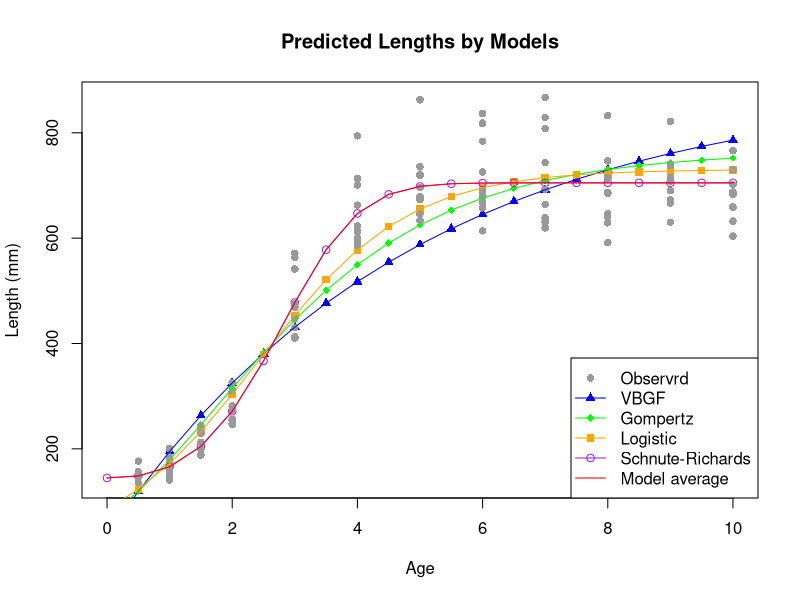

The R source for this figure:
## ---- chunk 1
setwd("C:/Users/dan91/Rstudio/statistic-in-ecology/stat_data")
corvina <- read.csv("HW_data2.csv")
age <- corvina$Age
length <- corvina$Length
## ---- chunk 2
#same as last week
nll_vbgf <- function(par, age, length){
  Lmax <- par[1]
  K <- par[2]
  t0 <- par[3]
  sigma <- par[4]
  
  L <- Lmax * (1 - exp(-K * (age - t0)))
  L[L <= 0] <- 1e-6
  
  n <- length(length)
  nll_value <- n * log(sigma) + sum((log(length) - log(L)) ^ 2) / (2 * sigma ^ 2)
  
  return(nll_value)
}

init_vbgf  <- c(680, 0.2, 0, 0.1)
lower_vbgf <- c(10, 0.001, -10, 0.0001)
upper_vbgf <- c(1000, 1, 10, 10)

fit_vbgf <- optim(par = init_vbgf, fn = nll_vbgf, age = age, length = length, 
                  method = "L-BFGS-B", lower = lower_vbgf, upper = upper_vbgf)

cat("NLL of VGBF = ", fit_vbgf$value, 
    "\nL∞ = ", fit_vbgf$par[1], "\nK = ", fit_vbgf$par[2], 
    "\nt0 = ", fit_vbgf$par[3], "\nσ ^ 2 = ", fit_vbgf$par[4] ^ 2)
## ---- chunk 3
nll_gom <- function(par, age, length){
  Lmax <- par[1]
  k2 <- par[2]
  t0 <- par[3]
  sigma <- par[4]
  
  L <- Lmax * exp(-exp(-k2 * (age - t0)))
  L[L <= 0] <- 1e-6
  
  n <- length(length)
  nll_value <- n * log(sigma) + sum((log(length) - log(L)) ^ 2) / (2 * sigma ^ 2)
  
  return(nll_value)
}

init_gom  <- c(850, 0.5, 0, 0.1)
lower_gom <- c(120, 0.01, -5, 0.001)
upper_gom <- c(880, 5, 5, 1)

fit_gom <- optim(par = init_gom, fn = nll_gom, age = age, length = length, 
                 method = "L-BFGS-B", lower = lower_gom, upper = upper_gom)

cat("NLL of Gompertz = ", fit_gom$value, 
    "\nL∞ = ", fit_gom$par[1], "\nk2 = ", fit_gom$par[2], 
    "\nt0 = ", fit_gom$par[3], "\nσ ^ 2 = ", fit_gom$par[4] ^ 2)
## ---- chunk 4
nll_log <- function(par, age, length){
  Lmax <- par[1]
  k3 <- par[2]
  t3 <- par[3]
  sigma <- par[4]
  
  L <- Lmax / (1 + exp(-k3 * (age - t3)))
  L[L <= 0] <- 1e-6
  
  n <- length(length)
  nll_value <- n * log(sigma) + sum((log(length) - log(L)) ^ 2) / (2 * sigma ^ 2)
  
  return(nll_value)
}

init_log  <- c(850, 0.5, 1, 0.1)
lower_log <- c(120, 0.01, -5, 0.001)
upper_log <- c(880, 5, 5, 1)

fit_log <- optim(par = init_log, fn = nll_log, age = age, length = length, 
                 method = "L-BFGS-B", lower = lower_log, upper = upper_log)

cat("NLL of Logistic Growth Function = ", fit_log$value, 
    "\nL∞ = ", fit_log$par[1], "\nk3 = ", fit_log$par[2], 
    "\nt3 = ", fit_log$par[3], "\nσ ^ 2 = ", fit_log$par[4] ^ 2)
## ---- chunk 5
nll_sch <- function(par, age, length){
  Lmax <- par[1]
  a <- par[2]
  k4 <- par[3]
  c <- par[4]
  b <- par[5]
  sigma <- par[6]
  
  L <- Lmax * (1 + a * exp(-k4 * age ^ c)) ^ (1 / b)
  L[L <= 0] <- 1e-6
  
  n <- length(length)
  nll_value <- n * log(sigma) + sum((log(length) - log(L)) ^ 2) / (2 * sigma ^ 2)
  
  return(nll_value)
}

init_sch <- c(705, 0.25, 0.1, 2.5, -0.15, 0.1)
lower_sch <- c(680, 0.01, 0.01, 0.1, -2, 0.001)
upper_sch <- c(1300, 10, 1, 5, 5, 1)

fit_sch <- optim(par = init_sch, fn = nll_sch, age = age, length = length, 
                 method = "L-BFGS-B", lower = lower_sch, upper = upper_sch)

cat("NLL of Schnute-Richards = ", fit_sch$value, 
    "\nL∞ = ", fit_sch$par[1], "\na = ", fit_sch$par[2],  
    "\nk = ", fit_sch$par[3], "\nc = ", fit_sch$par[4],
    "\nb = ", fit_sch$par[5], "\nσ ^ 2 = ", fit_sch$par[6] ^ 2)
## ---- chunk 6
Lmax_vbgf_range <- seq(from = fit_vbgf$par[1] - 50,
                  to   = fit_vbgf$par[1] + 100, #set up the testing range
                  length.out = 100) #generate 100 numbers between the range

nll_vbgf_min <- fit_vbgf$value #save the most fitted NLL as the minimum NLL

Lmax_vbgf_profile_nll <- numeric(length(Lmax_vbgf_range)) #generate a empty numeric to save the results

for(i in seq_along(Lmax_vbgf_range)) {
  Lmax_vbgf_fixed <- Lmax_vbgf_range[i] #for each value in the testing range
  
  nll_vbgf_partial <- function(par){ #calculate the NLL
    K <- par[1]; t0 <- par[2]; sigma <- par[3]
    L_hat <- Lmax_vbgf_fixed * (1 - exp(-K * (age - t0)))
    L_hat[L_hat <= 0] <- 1e-6
    n <- length(length)
    n * log(sigma) + sum((log(length) - log(L_hat))^2) / (2 * sigma^2)
  }
  
  fit_vbgf_partial <- optim(par = fit_vbgf$par[2:4],
                       fn = nll_vbgf_partial,
                       method = "L-BFGS-B",
                       lower = lower_vbgf[2:4],
                       upper = upper_vbgf[2:4])
  
  Lmax_vbgf_profile_nll[i] <- fit_vbgf_partial$value
}

delta_vbgf_nll <- Lmax_vbgf_profile_nll - nll_vbgf_min #calculate the difference between each testing value and minimum

ci_vbgf_idx <- which(delta_vbgf_nll <= 1.92) #find out the value which are <= 1.92

ci_vbgf <- range(Lmax_vbgf_range[ci_vbgf_idx]) #find out the range

cat("VBGF L∞ = ", fit_vbgf$par[1], "\n95% CI: ", ci_vbgf[1], "to", ci_vbgf[2], "\n")
## ---- chunk 7
#much the same as above
Lmax_gom_range <- seq(from = fit_gom$par[1] - 50,
                      to   = fit_gom$par[1] + 100,
                      length.out = 100)

nll_gom_min <- fit_gom$value
Lmax_gom_profile_nll <- numeric(length(Lmax_gom_range))

for(i in seq_along(Lmax_gom_range)) {
  Lmax_gom_fixed <- Lmax_gom_range[i]
  
  nll_gom_partial <- function(par){
    k2 <- par[1]; t0 <- par[2]; sigma <- par[3]
    L_hat <- Lmax_gom_fixed * exp(-exp(-k2 * (age - t0)))
    L_hat[L_hat <= 0] <- 1e-6
    n <- length(length)
    n * log(sigma) + sum((log(length) - log(L_hat))^2) / (2 * sigma^2)
  }
  
  fit_gom_partial <- optim(par = fit_gom$par[2:4],
                           fn = nll_gom_partial,
                           method = "L-BFGS-B",
                           lower = lower_gom[2:4],
                           upper = upper_gom[2:4])
  
  Lmax_gom_profile_nll[i] <- fit_gom_partial$value
}

delta_gom_nll <- Lmax_gom_profile_nll - nll_gom_min
ci_gom_idx <- which(delta_gom_nll <= 1.92)
ci_gom <- range(Lmax_gom_range[ci_gom_idx])

cat("Gompertz L∞ = ", fit_gom$par[1], "\n95% CI: ", ci_gom[1], "to", ci_gom[2], "\n")
## ---- chunk 8
Lmax_log_range <- seq(from = fit_log$par[1] - 50,
                      to   = fit_log$par[1] + 100,
                      length.out = 100)

nll_log_min <- fit_log$value
Lmax_log_profile_nll <- numeric(length(Lmax_log_range))

for(i in seq_along(Lmax_log_range)) {
  Lmax_log_fixed <- Lmax_log_range[i]
  
  nll_log_partial <- function(par){
    k3 <- par[1]; t3 <- par[2]; sigma <- par[3]
    L_hat <- Lmax_log_fixed / (1 + exp(-k3 * (age - t3)))
    L_hat[L_hat <= 0] <- 1e-6
    n <- length(length)
    n * log(sigma) + sum((log(length) - log(L_hat))^2) / (2 * sigma^2)
  }
  
  fit_log_partial <- optim(par = fit_log$par[2:4],
                           fn = nll_log_partial,
                           method = "L-BFGS-B",
                           lower = lower_log[2:4],
                           upper = upper_log[2:4])
  
  Lmax_log_profile_nll[i] <- fit_log_partial$value
}

delta_log_nll <- Lmax_log_profile_nll - nll_log_min
ci_log_idx <- which(delta_log_nll <= 1.92)
ci_log <- range(Lmax_log_range[ci_log_idx])

cat("Logistic L∞ = ", fit_log$par[1], "\n95% CI: ", ci_log[1], "to", ci_log[2], "\n")
## ---- chunk 9
Lmax_sch_range <- seq(from = fit_sch$par[1] - 50,
                      to   = fit_sch$par[1] + 100,
                      length.out = 100)

nll_sch_min <- fit_sch$value
Lmax_sch_profile_nll <- numeric(length(Lmax_sch_range))

for(i in seq_along(Lmax_sch_range)) {
  Lmax_sch_fixed <- Lmax_sch_range[i]
  
  nll_sch_partial <- function(par){
    a <- par[1]; k <- par[2]; c <- par[3]; b <- par[4]; sigma <- par[5]
    L_hat <- Lmax_sch_fixed * (1 + a * exp(-k * age^c))^(1 / b)
    L_hat[L_hat <= 0] <- 1e-6
    n <- length(length)
    n * log(sigma) + sum((log(length) - log(L_hat))^2) / (2 * sigma^2)
  }
  
  fit_sch_partial <- optim(par = fit_sch$par[2:6],
                           fn = nll_sch_partial,
                           method = "L-BFGS-B",
                           lower = lower_sch[2:6],
                           upper = upper_sch[2:6])
  
  Lmax_sch_profile_nll[i] <- fit_sch_partial$value
}

delta_sch_nll <- Lmax_sch_profile_nll - nll_sch_min
ci_sch_idx <- which(delta_sch_nll <= 1.92)
ci_sch <- range(Lmax_sch_range[ci_sch_idx])

cat("Schnute-Richards L∞ = ", fit_sch$par[1], "\n95% CI: ", ci_sch[1], "to", ci_sch[2], "\n")
## ---- chunk 10
#comparing the results
results_Lmax_CI <- data.frame(
  Model = c("VBGF", "Gompertz", "Logistic", "Schnute-Richards"),
  L_max = c(fit_vbgf$par[1],
            fit_gom$par[1],
            fit_log$par[1],
            fit_sch$par[1]),
  CI_lower = c(ci_vbgf[1],
               ci_gom[1],
               ci_log[1],
               ci_sch[1]),
  CI_upper = c(ci_vbgf[2],
               ci_gom[2],
               ci_log[2],
               ci_sch[2])
)

print(results_Lmax_CI)
## ---- chunk 11
n <- length(length)
#number of each model's parameters
p_vbgf <- 4
p_gom <- 4
p_log <- 4
p_sch <- 6
## ---- chunk 12
aic_vbgf <- 2 * p_vbgf + 2 * fit_vbgf$value
aic_gom  <- 2 * p_gom  + 2 * fit_gom$value
aic_log  <- 2 * p_log  + 2 * fit_log$value
aic_sch  <- 2 * p_sch  + 2 * fit_sch$value
## ---- chunk 13
aicc_vbgf <- aic_vbgf + (2 * p_vbgf * (p_vbgf + 1)) / (n - p_vbgf - 1)
aicc_gom  <- aic_gom  + (2 * p_gom  * (p_gom  + 1)) / (n - p_gom  - 1)
aicc_log  <- aic_log  + (2 * p_log  * (p_log  + 1)) / (n - p_log  - 1)
aicc_sch  <- aic_sch  + (2 * p_sch  * (p_sch  + 1)) / (n - p_sch  - 1)
## ---- chunk 14
aicc_results <- data.frame(
  Model = c("VBGF", "Gompertz", "Logistic", "Schnute-Richards"),
  NLL = c(fit_vbgf$value, fit_gom$value, fit_log$value, fit_sch$value),
  params = c(p_vbgf, p_gom, p_log, p_sch),
  AICc = c(aicc_vbgf, aicc_gom, aicc_log, aicc_sch)
)

min_aicc <- min(aicc_results$AICc) #find out the minimum AICc value
aicc_results$delta_AICc <- aicc_results$AICc - min_aicc #calculate the delta AICc
aicc_results$Weight <- round(exp(-0.5 * aicc_results$delta_AICc) /  #calculate the weight of each model
                               sum(exp(-0.5 * aicc_results$delta_AICc)), 4)

rownames(aicc_results) <- NULL

print(aicc_results)
## ---- chunk 15
age_seq <- seq(0, max(age), by = 0.5) #set up a sequence to calculate the points of each models
## ---- chunk 16
predict_vbgf <- function(age) {
  Lmax <- fit_vbgf$par[1]
  K <- fit_vbgf$par[2]
  t0 <- fit_vbgf$par[3]
  Lmax * (1 - exp(-K * (age - t0)))
}
## ---- chunk 17
predict_gom <- function(age) {
  Lmax <- fit_gom$par[1]
  k2 <- fit_gom$par[2]
  t0 <- fit_gom$par[3]
  Lmax * exp(-exp(-k2 * (age - t0)))
}
## ---- chunk 18
predict_log <- function(age) {
  Lmax <- fit_log$par[1]
  k3 <- fit_log$par[2]
  t3 <- fit_log$par[3]
  Lmax / (1 + exp(-k3 * (age - t3)))
}
## ---- chunk 19
predict_sch <- function(age) {
  Lmax <- fit_sch$par[1]
  a <- fit_sch$par[2]
  k <- fit_sch$par[3]
  c <- fit_sch$par[4]
  b <- fit_sch$par[5]
  Lmax * (1 + a * exp(-k * age ^ c)) ^ (1 / b)
}
## ---- chunk 20
weights <- aicc_results$Weight
names(weights) <- aicc_results$Model #name the weights results by different models' names
## ---- chunk 21
#find out the predicted points 
L_vbgf <- predict_vbgf(age_seq)
L_gom  <- predict_gom(age_seq)
L_log  <- predict_log(age_seq)
L_sch  <- predict_sch(age_seq)
L_avg <- weights["VBGF"] * L_vbgf + weights["Gompertz"] * L_gom +
  weights["Logistic"] * L_log + weights["Schnute-Richards"] * L_sch

#open an empty plot with only the axis and title
plot(NA, NA,
     xlim = range(age_seq),
     ylim = c(min(length), max(c(length, L_vbgf, L_gom, L_log, L_sch), na.rm = TRUE)),
     xlab = "Age", ylab = "Length (mm)",
     main = "Predicted Lengths by Models")

points(age_seq, L_vbgf, col = "blue", pch = 17)
points(age_seq, L_gom,  col = "green", pch = 18)
points(age_seq, L_log,  col = "orange", pch = 15)
points(age_seq, L_sch,  col = "purple", pch = 1)
points(age, length, pch = 16, col = "grey60") #also point out the observed data

#draw the lines and the legends
lines(age_seq, L_vbgf, col = "blue")
lines(age_seq, L_gom,  col = "green")
lines(age_seq, L_log,  col = "orange")
lines(age_seq, L_sch,  col = "purple")
lines(age_seq, L_avg,  col = "red")

legend("bottomright",
       legend = c("Observrd", "VBGF", "Gompertz", "Logistic", "Schnute-Richards", "Model average"),
       col = c("grey60", "blue", "green", "orange", "purple", "red"),
       pch = c(16, 17, 18, 15, 1, -1),
       lty = c(-1, 1, 1, 1, 1, 1),
       merge = T)
